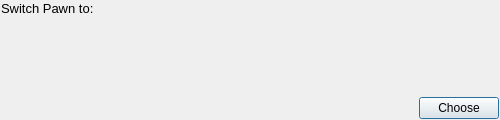
<?xml version="1.0" encoding="UTF-8"?>
<ui version="4.0">
 <class>SwitchPawnDialog</class>
 <widget class="QDialog" name="SwitchPawnDialog">
  <property name="geometry">
   <rect>
    <x>0</x>
    <y>0</y>
    <width>500</width>
    <height>120</height>
   </rect>
  </property>
  <property name="sizePolicy">
   <sizepolicy hsizetype="Fixed" vsizetype="Fixed">
    <horstretch>0</horstretch>
    <verstretch>0</verstretch>
   </sizepolicy>
  </property>
  <property name="windowTitle">
   <string>Dialog</string>
  </property>
  <layout class="QVBoxLayout" name="verticalLayout_2" stretch="1,10,1">
   <property name="leftMargin">
    <number>1</number>
   </property>
   <property name="topMargin">
    <number>1</number>
   </property>
   <property name="rightMargin">
    <number>1</number>
   </property>
   <property name="bottomMargin">
    <number>1</number>
   </property>
   <item>
    <widget class="QLabel" name="label">
     <property name="styleSheet">
      <string notr="true">QLabel{
	font-size: 10pt;
	font: 63 italic 11pt &quot;URW Bookman&quot;;
}</string>
     </property>
     <property name="text">
      <string>Switch Pawn to:</string>
     </property>
    </widget>
   </item>
   <item>
    <layout class="QHBoxLayout" name="piecesLayout"/>
   </item>
   <item>
    <layout class="QHBoxLayout" name="horizontalLayout">
     <item>
      <spacer name="horizontalSpacer">
       <property name="orientation">
        <enum>Qt::Horizontal</enum>
       </property>
       <property name="sizeHint" stdset="0">
        <size>
         <width>40</width>
         <height>20</height>
        </size>
       </property>
      </spacer>
     </item>
     <item>
      <widget class="QPushButton" name="choosePushButton">
       <property name="text">
        <string>Choose</string>
       </property>
      </widget>
     </item>
    </layout>
   </item>
  </layout>
 </widget>
 <resources/>
 <connections/>
</ui>
